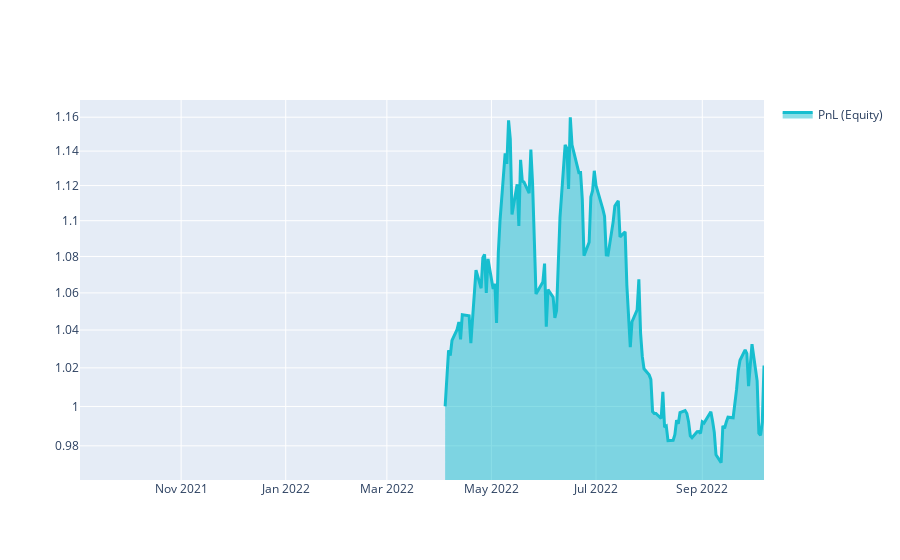

Here is the notebook cell this chart was saved with:
### Markdown cell above
# Q18 Quick Start

This template shows you the basic steps for taking part to the **Q18 NASDAQ-100 Stock Long-Short contest**.

### Code cell
import xarray as xr

import qnt.ta as qnta
import qnt.data as qndata
import qnt.output as qnout
import qnt.stats as qns

data = qndata.stocks.load_ndx_data(min_date="2021-09-03")

close     = data.sel(field="close")
is_liquid = data.sel(field="is_liquid")
sma_slow  = qnta.sma(close, 150)
sma_fast  = qnta.sma(close, 15)
weights   = xr.where(sma_slow < sma_fast, 1, -1)
weights   = weights * is_liquid

weights = qnout.clean(weights, data, "stocks_nasdaq100")

# calc stats
stats = qns.calc_stat(data, weights.sel(time=slice("2022-04-03", None)))
display(stats.to_pandas().tail())

# graph
performance = stats.to_pandas()["equity"]
import qnt.graph as qngraph

qngraph.make_plot_filled(performance.index, performance, name="PnL (Equity)", type="log")

### Figure 1 — Plotly figure (JSON) as saved in the notebook; plotly's stock layout.template omitted (floating-point values rounded to 4 significant figures; data arrays with more than 128 entries replaced by an {"elided": "..."} marker saying what was removed)
{"data": [{"fill": "tonexty", "line": {"color": "#17BECF", "width": 3}, "name": "PnL (Equity)", "type": "scatter", "x": {"elided": "276 str values"}, "y": {"elided": "276 float values"}}], "layout": {"showlegend": true, "yaxis": {"range": [-0.01639, 0.06829], "type": "log"}}}
